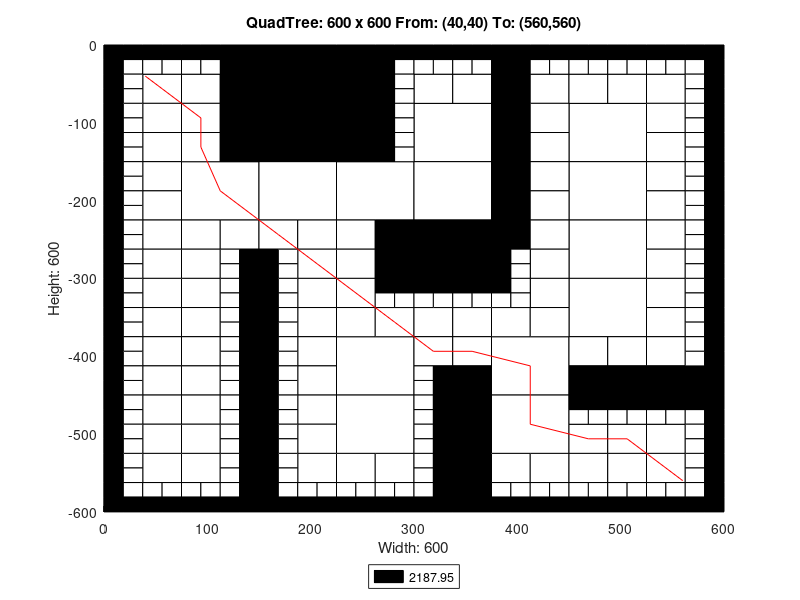

The MATLAB source for this figure:
axis([0 600 -600 0]);
title('QuadTree: 600 x 600 From: (40,40) To: (560,560)');
xlabel('Width: 600');
ylabel('Height: 600');
rectangle('Position',[150 -75 75 75], 'FaceColor',[0 0 0]);
rectangle('Position',[150 -150 75 75], 'FaceColor',[0 0 0]);
rectangle('Position',[75 -225 75 75], 'FaceColor',[1 1 1]);
rectangle('Position',[150 -225 75 75], 'FaceColor',[1 1 1]);
rectangle('Position',[225 -225 75 75], 'FaceColor',[1 1 1]);
rectangle('Position',[300 -150 75 75], 'FaceColor',[1 1 1]);
rectangle('Position',[450 -150 75 75], 'FaceColor',[1 1 1]);
rectangle('Position',[300 -225 75 75], 'FaceColor',[1 1 1]);
rectangle('Position',[300 -300 75 75], 'FaceColor',[0 0 0]);
rectangle('Position',[450 -225 75 75], 'FaceColor',[1 1 1]);
rectangle('Position',[450 -300 75 75], 'FaceColor',[1 1 1]);
rectangle('Position',[225 -450 75 75], 'FaceColor',[1 1 1]);
rectangle('Position',[225 -525 75 75], 'FaceColor',[1 1 1]);
rectangle('Position',[375 -450 75 75], 'FaceColor',[1 1 1]);
rectangle('Position',[450 -375 75 75], 'FaceColor',[1 1 1]);
rectangle('Position',[375 -525 75 75], 'FaceColor',[1 1 1]);
rectangle('Position',[37.5 -75 37.5 37.5], 'FaceColor',[1 1 1]);
rectangle('Position',[112.5 -37.5 37.5 37.5], 'FaceColor',[0 0 0]);
rectangle('Position',[75 -75 37.5 37.5], 'FaceColor',[1 1 1]);
rectangle('Position',[112.5 -75 37.5 37.5], 'FaceColor',[0 0 0]);
rectangle('Position',[37.5 -112.5 37.5 37.5], 'FaceColor',[1 1 1]);
rectangle('Position',[37.5 -150 37.5 37.5], 'FaceColor',[1 1 1]);
rectangle('Position',[75 -112.5 37.5 37.5], 'FaceColor',[1 1 1]);
rectangle('Position',[112.5 -112.5 37.5 37.5], 'FaceColor',[0 0 0]);
rectangle('Position',[75 -150 37.5 37.5], 'FaceColor',[1 1 1]);
rectangle('Position',[112.5 -150 37.5 37.5], 'FaceColor',[0 0 0]);
rectangle('Position',[225 -37.5 37.5 37.5], 'FaceColor',[0 0 0]);
rectangle('Position',[225 -75 37.5 37.5], 'FaceColor',[0 0 0]);
rectangle('Position',[225 -112.5 37.5 37.5], 'FaceColor',[0 0 0]);
rectangle('Position',[225 -150 37.5 37.5], 'FaceColor',[0 0 0]);
rectangle('Position',[37.5 -187.5 37.5 37.5], 'FaceColor',[1 1 1]);
rectangle('Position',[37.5 -225 37.5 37.5], 'FaceColor',[1 1 1]);
rectangle('Position',[37.5 -262.5 37.5 37.5], 'FaceColor',[1 1 1]);
rectangle('Position',[37.5 -300 37.5 37.5], 'FaceColor',[1 1 1]);
rectangle('Position',[75 -262.5 37.5 37.5], 'FaceColor',[1 1 1]);
rectangle('Position',[112.5 -262.5 37.5 37.5], 'FaceColor',[1 1 1]);
rectangle('Position',[75 -300 37.5 37.5], 'FaceColor',[1 1 1]);
rectangle('Position',[150 -262.5 37.5 37.5], 'FaceColor',[1 1 1]);
rectangle('Position',[187.5 -262.5 37.5 37.5], 'FaceColor',[1 1 1]);
rectangle('Position',[187.5 -300 37.5 37.5], 'FaceColor',[1 1 1]);
rectangle('Position',[225 -262.5 37.5 37.5], 'FaceColor',[1 1 1]);
rectangle('Position',[262.5 -262.5 37.5 37.5], 'FaceColor',[0 0 0]);
rectangle('Position',[225 -300 37.5 37.5], 'FaceColor',[1 1 1]);
rectangle('Position',[262.5 -300 37.5 37.5], 'FaceColor',[0 0 0]);
rectangle('Position',[300 -75 37.5 37.5], 'FaceColor',[1 1 1]);
rectangle('Position',[337.5 -75 37.5 37.5], 'FaceColor',[1 1 1]);
rectangle('Position',[375 -37.5 37.5 37.5], 'FaceColor',[0 0 0]);
rectangle('Position',[375 -75 37.5 37.5], 'FaceColor',[0 0 0]);
rectangle('Position',[412.5 -75 37.5 37.5], 'FaceColor',[1 1 1]);
rectangle('Position',[375 -112.5 37.5 37.5], 'FaceColor',[0 0 0]);
rectangle('Position',[412.5 -112.5 37.5 37.5], 'FaceColor',[1 1 1]);
rectangle('Position',[375 -150 37.5 37.5], 'FaceColor',[0 0 0]);
rectangle('Position',[412.5 -150 37.5 37.5], 'FaceColor',[1 1 1]);
rectangle('Position',[450 -75 37.5 37.5], 'FaceColor',[1 1 1]);
rectangle('Position',[487.5 -75 37.5 37.5], 'FaceColor',[1 1 1]);
rectangle('Position',[525 -75 37.5 37.5], 'FaceColor',[1 1 1]);
rectangle('Position',[525 -112.5 37.5 37.5], 'FaceColor',[1 1 1]);
rectangle('Position',[525 -150 37.5 37.5], 'FaceColor',[1 1 1]);
rectangle('Position',[375 -187.5 37.5 37.5], 'FaceColor',[0 0 0]);
rectangle('Position',[412.5 -187.5 37.5 37.5], 'FaceColor',[1 1 1]);
rectangle('Position',[375 -225 37.5 37.5], 'FaceColor',[0 0 0]);
rectangle('Position',[412.5 -225 37.5 37.5], 'FaceColor',[1 1 1]);
rectangle('Position',[375 -262.5 37.5 37.5], 'FaceColor',[0 0 0]);
rectangle('Position',[412.5 -262.5 37.5 37.5], 'FaceColor',[1 1 1]);
rectangle('Position',[412.5 -300 37.5 37.5], 'FaceColor',[1 1 1]);
rectangle('Position',[525 -187.5 37.5 37.5], 'FaceColor',[1 1 1]);
rectangle('Position',[525 -225 37.5 37.5], 'FaceColor',[1 1 1]);
rectangle('Position',[525 -262.5 37.5 37.5], 'FaceColor',[1 1 1]);
rectangle('Position',[525 -300 37.5 37.5], 'FaceColor',[1 1 1]);
rectangle('Position',[37.5 -337.5 37.5 37.5], 'FaceColor',[1 1 1]);
rectangle('Position',[37.5 -375 37.5 37.5], 'FaceColor',[1 1 1]);
rectangle('Position',[75 -337.5 37.5 37.5], 'FaceColor',[1 1 1]);
rectangle('Position',[75 -375 37.5 37.5], 'FaceColor',[1 1 1]);
rectangle('Position',[37.5 -412.5 37.5 37.5], 'FaceColor',[1 1 1]);
rectangle('Position',[37.5 -450 37.5 37.5], 'FaceColor',[1 1 1]);
rectangle('Position',[75 -412.5 37.5 37.5], 'FaceColor',[1 1 1]);
rectangle('Position',[75 -450 37.5 37.5], 'FaceColor',[1 1 1]);
rectangle('Position',[187.5 -337.5 37.5 37.5], 'FaceColor',[1 1 1]);
rectangle('Position',[187.5 -375 37.5 37.5], 'FaceColor',[1 1 1]);
rectangle('Position',[225 -337.5 37.5 37.5], 'FaceColor',[1 1 1]);
rectangle('Position',[225 -375 37.5 37.5], 'FaceColor',[1 1 1]);
rectangle('Position',[262.5 -375 37.5 37.5], 'FaceColor',[1 1 1]);
rectangle('Position',[187.5 -412.5 37.5 37.5], 'FaceColor',[1 1 1]);
rectangle('Position',[187.5 -450 37.5 37.5], 'FaceColor',[1 1 1]);
rectangle('Position',[37.5 -487.5 37.5 37.5], 'FaceColor',[1 1 1]);
rectangle('Position',[37.5 -525 37.5 37.5], 'FaceColor',[1 1 1]);
rectangle('Position',[75 -487.5 37.5 37.5], 'FaceColor',[1 1 1]);
rectangle('Position',[75 -525 37.5 37.5], 'FaceColor',[1 1 1]);
rectangle('Position',[37.5 -562.5 37.5 37.5], 'FaceColor',[1 1 1]);
rectangle('Position',[75 -562.5 37.5 37.5], 'FaceColor',[1 1 1]);
rectangle('Position',[187.5 -487.5 37.5 37.5], 'FaceColor',[1 1 1]);
rectangle('Position',[187.5 -525 37.5 37.5], 'FaceColor',[1 1 1]);
rectangle('Position',[187.5 -562.5 37.5 37.5], 'FaceColor',[1 1 1]);
rectangle('Position',[225 -562.5 37.5 37.5], 'FaceColor',[1 1 1]);
rectangle('Position',[262.5 -562.5 37.5 37.5], 'FaceColor',[1 1 1]);
rectangle('Position',[300 -375 37.5 37.5], 'FaceColor',[1 1 1]);
rectangle('Position',[337.5 -375 37.5 37.5], 'FaceColor',[1 1 1]);
rectangle('Position',[412.5 -337.5 37.5 37.5], 'FaceColor',[1 1 1]);
rectangle('Position',[375 -375 37.5 37.5], 'FaceColor',[1 1 1]);
rectangle('Position',[412.5 -375 37.5 37.5], 'FaceColor',[1 1 1]);
rectangle('Position',[300 -412.5 37.5 37.5], 'FaceColor',[1 1 1]);
rectangle('Position',[337.5 -412.5 37.5 37.5], 'FaceColor',[1 1 1]);
rectangle('Position',[337.5 -450 37.5 37.5], 'FaceColor',[0 0 0]);
rectangle('Position',[525 -337.5 37.5 37.5], 'FaceColor',[1 1 1]);
rectangle('Position',[525 -375 37.5 37.5], 'FaceColor',[1 1 1]);
rectangle('Position',[450 -412.5 37.5 37.5], 'FaceColor',[1 1 1]);
rectangle('Position',[487.5 -412.5 37.5 37.5], 'FaceColor',[1 1 1]);
rectangle('Position',[450 -450 37.5 37.5], 'FaceColor',[0 0 0]);
rectangle('Position',[487.5 -450 37.5 37.5], 'FaceColor',[0 0 0]);
rectangle('Position',[525 -412.5 37.5 37.5], 'FaceColor',[1 1 1]);
rectangle('Position',[525 -450 37.5 37.5], 'FaceColor',[0 0 0]);
rectangle('Position',[562.5 -450 37.5 37.5], 'FaceColor',[0 0 0]);
rectangle('Position',[337.5 -487.5 37.5 37.5], 'FaceColor',[0 0 0]);
rectangle('Position',[337.5 -525 37.5 37.5], 'FaceColor',[0 0 0]);
rectangle('Position',[337.5 -562.5 37.5 37.5], 'FaceColor',[0 0 0]);
rectangle('Position',[337.5 -600 37.5 37.5], 'FaceColor',[0 0 0]);
rectangle('Position',[375 -562.5 37.5 37.5], 'FaceColor',[1 1 1]);
rectangle('Position',[412.5 -562.5 37.5 37.5], 'FaceColor',[1 1 1]);
rectangle('Position',[450 -525 37.5 37.5], 'FaceColor',[1 1 1]);
rectangle('Position',[487.5 -525 37.5 37.5], 'FaceColor',[1 1 1]);
rectangle('Position',[525 -525 37.5 37.5], 'FaceColor',[1 1 1]);
rectangle('Position',[450 -562.5 37.5 37.5], 'FaceColor',[1 1 1]);
rectangle('Position',[487.5 -562.5 37.5 37.5], 'FaceColor',[1 1 1]);
rectangle('Position',[525 -562.5 37.5 37.5], 'FaceColor',[1 1 1]);
rectangle('Position',[0 -18.75 18.75 18.75], 'FaceColor',[0 0 0]);
rectangle('Position',[18.75 -18.75 18.75 18.75], 'FaceColor',[0 0 0]);
rectangle('Position',[0 -37.5 18.75 18.75], 'FaceColor',[0 0 0]);
rectangle('Position',[18.75 -37.5 18.75 18.75], 'FaceColor',[1 1 1]);
rectangle('Position',[37.5 -18.75 18.75 18.75], 'FaceColor',[0 0 0]);
rectangle('Position',[56.25 -18.75 18.75 18.75], 'FaceColor',[0 0 0]);
rectangle('Position',[37.5 -37.5 18.75 18.75], 'FaceColor',[1 1 1]);
rectangle('Position',[56.25 -37.5 18.75 18.75], 'FaceColor',[1 1 1]);
rectangle('Position',[0 -56.25 18.75 18.75], 'FaceColor',[0 0 0]);
rectangle('Position',[18.75 -56.25 18.75 18.75], 'FaceColor',[1 1 1]);
rectangle('Position',[0 -75 18.75 18.75], 'FaceColor',[0 0 0]);
rectangle('Position',[18.75 -75 18.75 18.75], 'FaceColor',[1 1 1]);
rectangle('Position',[75 -18.75 18.75 18.75], 'FaceColor',[0 0 0]);
rectangle('Position',[93.75 -18.75 18.75 18.75], 'FaceColor',[0 0 0]);
rectangle('Position',[75 -37.5 18.75 18.75], 'FaceColor',[1 1 1]);
rectangle('Position',[93.75 -37.5 18.75 18.75], 'FaceColor',[1 1 1]);
rectangle('Position',[0 -93.75 18.75 18.75], 'FaceColor',[0 0 0]);
rectangle('Position',[18.75 -93.75 18.75 18.75], 'FaceColor',[1 1 1]);
rectangle('Position',[0 -112.5 18.75 18.75], 'FaceColor',[0 0 0]);
rectangle('Position',[18.75 -112.5 18.75 18.75], 'FaceColor',[1 1 1]);
rectangle('Position',[0 -131.25 18.75 18.75], 'FaceColor',[0 0 0]);
rectangle('Position',[18.75 -131.25 18.75 18.75], 'FaceColor',[1 1 1]);
rectangle('Position',[0 -150 18.75 18.75], 'FaceColor',[0 0 0]);
rectangle('Position',[18.75 -150 18.75 18.75], 'FaceColor',[1 1 1]);
rectangle('Position',[262.5 -18.75 18.75 18.75], 'FaceColor',[0 0 0]);
rectangle('Position',[281.25 -18.75 18.75 18.75], 'FaceColor',[0 0 0]);
rectangle('Position',[262.5 -37.5 18.75 18.75], 'FaceColor',[0 0 0]);
rectangle('Position',[281.25 -37.5 18.75 18.75], 'FaceColor',[1 1 1]);
rectangle('Position',[262.5 -56.25 18.75 18.75], 'FaceColor',[0 0 0]);
rectangle('Position',[281.25 -56.25 18.75 18.75], 'FaceColor',[1 1 1]);
rectangle('Position',[262.5 -75 18.75 18.75], 'FaceColor',[0 0 0]);
rectangle('Position',[281.25 -75 18.75 18.75], 'FaceColor',[1 1 1]);
rectangle('Position',[262.5 -93.75 18.75 18.75], 'FaceColor',[0 0 0]);
rectangle('Position',[281.25 -93.75 18.75 18.75], 'FaceColor',[1 1 1]);
rectangle('Position',[262.5 -112.5 18.75 18.75], 'FaceColor',[0 0 0]);
rectangle('Position',[281.25 -112.5 18.75 18.75], 'FaceColor',[1 1 1]);
rectangle('Position',[262.5 -131.25 18.75 18.75], 'FaceColor',[0 0 0]);
rectangle('Position',[281.25 -131.25 18.75 18.75], 'FaceColor',[1 1 1]);
rectangle('Position',[262.5 -150 18.75 18.75], 'FaceColor',[0 0 0]);
rectangle('Position',[281.25 -150 18.75 18.75], 'FaceColor',[1 1 1]);
rectangle('Position',[0 -168.75 18.75 18.75], 'FaceColor',[0 0 0]);
rectangle('Position',[18.75 -168.75 18.75 18.75], 'FaceColor',[1 1 1]);
rectangle('Position',[0 -187.5 18.75 18.75], 'FaceColor',[0 0 0]);
rectangle('Position',[18.75 -187.5 18.75 18.75], 'FaceColor',[1 1 1]);
rectangle('Position',[0 -206.25 18.75 18.75], 'FaceColor',[0 0 0]);
rectangle('Position',[18.75 -206.25 18.75 18.75], 'FaceColor',[1 1 1]);
rectangle('Position',[0 -225 18.75 18.75], 'FaceColor',[0 0 0]);
rectangle('Position',[18.75 -225 18.75 18.75], 'FaceColor',[1 1 1]);
rectangle('Position',[0 -243.75 18.75 18.75], 'FaceColor',[0 0 0]);
rectangle('Position',[18.75 -243.75 18.75 18.75], 'FaceColor',[1 1 1]);
rectangle('Position',[0 -262.5 18.75 18.75], 'FaceColor',[0 0 0]);
rectangle('Position',[18.75 -262.5 18.75 18.75], 'FaceColor',[1 1 1]);
rectangle('Position',[0 -281.25 18.75 18.75], 'FaceColor',[0 0 0]);
rectangle('Position',[18.75 -281.25 18.75 18.75], 'FaceColor',[1 1 1]);
rectangle('Position',[0 -300 18.75 18.75], 'FaceColor',[0 0 0]);
rectangle('Position',[18.75 -300 18.75 18.75], 'FaceColor',[1 1 1]);
rectangle('Position',[112.5 -281.25 18.75 18.75], 'FaceColor',[1 1 1]);
rectangle('Position',[131.25 -281.25 18.75 18.75], 'FaceColor',[0 0 0]);
rectangle('Position',[112.5 -300 18.75 18.75], 'FaceColor',[1 1 1]);
rectangle('Position',[131.25 -300 18.75 18.75], 'FaceColor',[0 0 0]);
rectangle('Position',[150 -281.25 18.75 18.75], 'FaceColor',[0 0 0]);
rectangle('Position',[168.75 -281.25 18.75 18.75], 'FaceColor',[1 1 1]);
rectangle('Position',[150 -300 18.75 18.75], 'FaceColor',[0 0 0]);
rectangle('Position',[168.75 -300 18.75 18.75], 'FaceColor',[1 1 1]);
rectangle('Position',[300 -18.75 18.75 18.75], 'FaceColor',[0 0 0]);
rectangle('Position',[318.75 -18.75 18.75 18.75], 'FaceColor',[0 0 0]);
rectangle('Position',[300 -37.5 18.75 18.75], 'FaceColor',[1 1 1]);
rectangle('Position',[318.75 -37.5 18.75 18.75], 'FaceColor',[1 1 1]);
rectangle('Position',[337.5 -18.75 18.75 18.75], 'FaceColor',[0 0 0]);
rectangle('Position',[356.25 -18.75 18.75 18.75], 'FaceColor',[0 0 0]);
rectangle('Position',[337.5 -37.5 18.75 18.75], 'FaceColor',[1 1 1]);
rectangle('Position',[356.25 -37.5 18.75 18.75], 'FaceColor',[1 1 1]);
rectangle('Position',[412.5 -18.75 18.75 18.75], 'FaceColor',[0 0 0]);
rectangle('Position',[431.25 -18.75 18.75 18.75], 'FaceColor',[0 0 0]);
rectangle('Position',[412.5 -37.5 18.75 18.75], 'FaceColor',[1 1 1]);
rectangle('Position',[431.25 -37.5 18.75 18.75], 'FaceColor',[1 1 1]);
rectangle('Position',[450 -18.75 18.75 18.75], 'FaceColor',[0 0 0]);
rectangle('Position',[468.75 -18.75 18.75 18.75], 'FaceColor',[0 0 0]);
rectangle('Position',[450 -37.5 18.75 18.75], 'FaceColor',[1 1 1]);
rectangle('Position',[468.75 -37.5 18.75 18.75], 'FaceColor',[1 1 1]);
rectangle('Position',[487.5 -18.75 18.75 18.75], 'FaceColor',[0 0 0]);
rectangle('Position',[506.25 -18.75 18.75 18.75], 'FaceColor',[0 0 0]);
rectangle('Position',[487.5 -37.5 18.75 18.75], 'FaceColor',[1 1 1]);
rectangle('Position',[506.25 -37.5 18.75 18.75], 'FaceColor',[1 1 1]);
rectangle('Position',[525 -18.75 18.75 18.75], 'FaceColor',[0 0 0]);
rectangle('Position',[543.75 -18.75 18.75 18.75], 'FaceColor',[0 0 0]);
rectangle('Position',[525 -37.5 18.75 18.75], 'FaceColor',[1 1 1]);
rectangle('Position',[543.75 -37.5 18.75 18.75], 'FaceColor',[1 1 1]);
rectangle('Position',[562.5 -18.75 18.75 18.75], 'FaceColor',[0 0 0]);
rectangle('Position',[581.25 -18.75 18.75 18.75], 'FaceColor',[0 0 0]);
rectangle('Position',[562.5 -37.5 18.75 18.75], 'FaceColor',[1 1 1]);
rectangle('Position',[581.25 -37.5 18.75 18.75], 'FaceColor',[0 0 0]);
rectangle('Position',[562.5 -56.25 18.75 18.75], 'FaceColor',[1 1 1]);
rectangle('Position',[581.25 -56.25 18.75 18.75], 'FaceColor',[0 0 0]);
rectangle('Position',[562.5 -75 18.75 18.75], 'FaceColor',[1 1 1]);
rectangle('Position',[581.25 -75 18.75 18.75], 'FaceColor',[0 0 0]);
rectangle('Position',[562.5 -93.75 18.75 18.75], 'FaceColor',[1 1 1]);
rectangle('Position',[581.25 -93.75 18.75 18.75], 'FaceColor',[0 0 0]);
rectangle('Position',[562.5 -112.5 18.75 18.75], 'FaceColor',[1 1 1]);
rectangle('Position',[581.25 -112.5 18.75 18.75], 'FaceColor',[0 0 0]);
rectangle('Position',[562.5 -131.25 18.75 18.75], 'FaceColor',[1 1 1]);
rectangle('Position',[581.25 -131.25 18.75 18.75], 'FaceColor',[0 0 0]);
rectangle('Position',[562.5 -150 18.75 18.75], 'FaceColor',[1 1 1]);
rectangle('Position',[581.25 -150 18.75 18.75], 'FaceColor',[0 0 0]);
rectangle('Position',[375 -281.25 18.75 18.75], 'FaceColor',[0 0 0]);
rectangle('Position',[393.75 -281.25 18.75 18.75], 'FaceColor',[1 1 1]);
rectangle('Position',[375 -300 18.75 18.75], 'FaceColor',[0 0 0]);
rectangle('Position',[393.75 -300 18.75 18.75], 'FaceColor',[1 1 1]);
rectangle('Position',[562.5 -168.75 18.75 18.75], 'FaceColor',[1 1 1]);
rectangle('Position',[581.25 -168.75 18.75 18.75], 'FaceColor',[0 0 0]);
rectangle('Position',[562.5 -187.5 18.75 18.75], 'FaceColor',[1 1 1]);
rectangle('Position',[581.25 -187.5 18.75 18.75], 'FaceColor',[0 0 0]);
rectangle('Position',[562.5 -206.25 18.75 18.75], 'FaceColor',[1 1 1]);
rectangle('Position',[581.25 -206.25 18.75 18.75], 'FaceColor',[0 0 0]);
rectangle('Position',[562.5 -225 18.75 18.75], 'FaceColor',[1 1 1]);
rectangle('Position',[581.25 -225 18.75 18.75], 'FaceColor',[0 0 0]);
rectangle('Position',[562.5 -243.75 18.75 18.75], 'FaceColor',[1 1 1]);
rectangle('Position',[581.25 -243.75 18.75 18.75], 'FaceColor',[0 0 0]);
rectangle('Position',[562.5 -262.5 18.75 18.75], 'FaceColor',[1 1 1]);
rectangle('Position',[581.25 -262.5 18.75 18.75], 'FaceColor',[0 0 0]);
rectangle('Position',[562.5 -281.25 18.75 18.75], 'FaceColor',[1 1 1]);
rectangle('Position',[581.25 -281.25 18.75 18.75], 'FaceColor',[0 0 0]);
rectangle('Position',[562.5 -300 18.75 18.75], 'FaceColor',[1 1 1]);
rectangle('Position',[581.25 -300 18.75 18.75], 'FaceColor',[0 0 0]);
rectangle('Position',[0 -318.75 18.75 18.75], 'FaceColor',[0 0 0]);
rectangle('Position',[18.75 -318.75 18.75 18.75], 'FaceColor',[1 1 1]);
rectangle('Position',[0 -337.5 18.75 18.75], 'FaceColor',[0 0 0]);
rectangle('Position',[18.75 -337.5 18.75 18.75], 'FaceColor',[1 1 1]);
rectangle('Position',[0 -356.25 18.75 18.75], 'FaceColor',[0 0 0]);
rectangle('Position',[18.75 -356.25 18.75 18.75], 'FaceColor',[1 1 1]);
rectangle('Position',[0 -375 18.75 18.75], 'FaceColor',[0 0 0]);
rectangle('Position',[18.75 -375 18.75 18.75], 'FaceColor',[1 1 1]);
rectangle('Position',[112.5 -318.75 18.75 18.75], 'FaceColor',[1 1 1]);
rectangle('Position',[131.25 -318.75 18.75 18.75], 'FaceColor',[0 0 0]);
rectangle('Position',[112.5 -337.5 18.75 18.75], 'FaceColor',[1 1 1]);
rectangle('Position',[131.25 -337.5 18.75 18.75], 'FaceColor',[0 0 0]);
rectangle('Position',[112.5 -356.25 18.75 18.75], 'FaceColor',[1 1 1]);
rectangle('Position',[131.25 -356.25 18.75 18.75], 'FaceColor',[0 0 0]);
rectangle('Position',[112.5 -375 18.75 18.75], 'FaceColor',[1 1 1]);
rectangle('Position',[131.25 -375 18.75 18.75], 'FaceColor',[0 0 0]);
rectangle('Position',[0 -393.75 18.75 18.75], 'FaceColor',[0 0 0]);
rectangle('Position',[18.75 -393.75 18.75 18.75], 'FaceColor',[1 1 1]);
rectangle('Position',[0 -412.5 18.75 18.75], 'FaceColor',[0 0 0]);
rectangle('Position',[18.75 -412.5 18.75 18.75], 'FaceColor',[1 1 1]);
rectangle('Position',[0 -431.25 18.75 18.75], 'FaceColor',[0 0 0]);
rectangle('Position',[18.75 -431.25 18.75 18.75], 'FaceColor',[1 1 1]);
rectangle('Position',[0 -450 18.75 18.75], 'FaceColor',[0 0 0]);
rectangle('Position',[18.75 -450 18.75 18.75], 'FaceColor',[1 1 1]);
rectangle('Position',[112.5 -393.75 18.75 18.75], 'FaceColor',[1 1 1]);
rectangle('Position',[131.25 -393.75 18.75 18.75], 'FaceColor',[0 0 0]);
rectangle('Position',[112.5 -412.5 18.75 18.75], 'FaceColor',[1 1 1]);
rectangle('Position',[131.25 -412.5 18.75 18.75], 'FaceColor',[0 0 0]);
rectangle('Position',[112.5 -431.25 18.75 18.75], 'FaceColor',[1 1 1]);
rectangle('Position',[131.25 -431.25 18.75 18.75], 'FaceColor',[0 0 0]);
rectangle('Position',[112.5 -450 18.75 18.75], 'FaceColor',[1 1 1]);
rectangle('Position',[131.25 -450 18.75 18.75], 'FaceColor',[0 0 0]);
rectangle('Position',[150 -318.75 18.75 18.75], 'FaceColor',[0 0 0]);
rectangle('Position',[168.75 -318.75 18.75 18.75], 'FaceColor',[1 1 1]);
rectangle('Position',[150 -337.5 18.75 18.75], 'FaceColor',[0 0 0]);
rectangle('Position',[168.75 -337.5 18.75 18.75], 'FaceColor',[1 1 1]);
rectangle('Position',[150 -356.25 18.75 18.75], 'FaceColor',[0 0 0]);
rectangle('Position',[168.75 -356.25 18.75 18.75], 'FaceColor',[1 1 1]);
rectangle('Position',[150 -375 18.75 18.75], 'FaceColor',[0 0 0]);
rectangle('Position',[168.75 -375 18.75 18.75], 'FaceColor',[1 1 1]);
rectangle('Position',[262.5 -318.75 18.75 18.75], 'FaceColor',[0 0 0]);
rectangle('Position',[281.25 -318.75 18.75 18.75], 'FaceColor',[0 0 0]);
rectangle('Position',[262.5 -337.5 18.75 18.75], 'FaceColor',[1 1 1]);
rectangle('Position',[281.25 -337.5 18.75 18.75], 'FaceColor',[1 1 1]);
rectangle('Position',[150 -393.75 18.75 18.75], 'FaceColor',[0 0 0]);
rectangle('Position',[168.75 -393.75 18.75 18.75], 'FaceColor',[1 1 1]);
rectangle('Position',[150 -412.5 18.75 18.75], 'FaceColor',[0 0 0]);
rectangle('Position',[168.75 -412.5 18.75 18.75], 'FaceColor',[1 1 1]);
rectangle('Position',[150 -431.25 18.75 18.75], 'FaceColor',[0 0 0]);
rectangle('Position',[168.75 -431.25 18.75 18.75], 'FaceColor',[1 1 1]);
rectangle('Position',[150 -450 18.75 18.75], 'FaceColor',[0 0 0]);
rectangle('Position',[168.75 -450 18.75 18.75], 'FaceColor',[1 1 1]);
rectangle('Position',[0 -468.75 18.75 18.75], 'FaceColor',[0 0 0]);
rectangle('Position',[18.75 -468.75 18.75 18.75], 'FaceColor',[1 1 1]);
rectangle('Position',[0 -487.5 18.75 18.75], 'FaceColor',[0 0 0]);
rectangle('Position',[18.75 -487.5 18.75 18.75], 'FaceColor',[1 1 1]);
rectangle('Position',[0 -506.25 18.75 18.75], 'FaceColor',[0 0 0]);
rectangle('Position',[18.75 -506.25 18.75 18.75], 'FaceColor',[1 1 1]);
rectangle('Position',[0 -525 18.75 18.75], 'FaceColor',[0 0 0]);
rectangle('Position',[18.75 -525 18.75 18.75], 'FaceColor',[1 1 1]);
rectangle('Position',[112.5 -468.75 18.75 18.75], 'FaceColor',[1 1 1]);
rectangle('Position',[131.25 -468.75 18.75 18.75], 'FaceColor',[0 0 0]);
rectangle('Position',[112.5 -487.5 18.75 18.75], 'FaceColor',[1 1 1]);
rectangle('Position',[131.25 -487.5 18.75 18.75], 'FaceColor',[0 0 0]);
rectangle('Position',[112.5 -506.25 18.75 18.75], 'FaceColor',[1 1 1]);
rectangle('Position',[131.25 -506.25 18.75 18.75], 'FaceColor',[0 0 0]);
rectangle('Position',[112.5 -525 18.75 18.75], 'FaceColor',[1 1 1]);
rectangle('Position',[131.25 -525 18.75 18.75], 'FaceColor',[0 0 0]);
rectangle('Position',[0 -543.75 18.75 18.75], 'FaceColor',[0 0 0]);
rectangle('Position',[18.75 -543.75 18.75 18.75], 'FaceColor',[1 1 1]);
rectangle('Position',[0 -562.5 18.75 18.75], 'FaceColor',[0 0 0]);
rectangle('Position',[18.75 -562.5 18.75 18.75], 'FaceColor',[1 1 1]);
rectangle('Position',[0 -581.25 18.75 18.75], 'FaceColor',[0 0 0]);
rectangle('Position',[18.75 -581.25 18.75 18.75], 'FaceColor',[1 1 1]);
rectangle('Position',[0 -600 18.75 18.75], 'FaceColor',[0 0 0]);
rectangle('Position',[18.75 -600 18.75 18.75], 'FaceColor',[0 0 0]);
rectangle('Position',[37.5 -581.25 18.75 18.75], 'FaceColor',[1 1 1]);
rectangle('Position',[56.25 -581.25 18.75 18.75], 'FaceColor',[1 1 1]);
rectangle('Position',[37.5 -600 18.75 18.75], 'FaceColor',[0 0 0]);
rectangle('Position',[56.25 -600 18.75 18.75], 'FaceColor',[0 0 0]);
rectangle('Position',[112.5 -543.75 18.75 18.75], 'FaceColor',[1 1 1]);
rectangle('Position',[131.25 -543.75 18.75 18.75], 'FaceColor',[0 0 0]);
rectangle('Position',[112.5 -562.5 18.75 18.75], 'FaceColor',[1 1 1]);
rectangle('Position',[131.25 -562.5 18.75 18.75], 'FaceColor',[0 0 0]);
rectangle('Position',[75 -581.25 18.75 18.75], 'FaceColor',[1 1 1]);
rectangle('Position',[93.75 -581.25 18.75 18.75], 'FaceColor',[1 1 1]);
rectangle('Position',[75 -600 18.75 18.75], 'FaceColor',[0 0 0]);
rectangle('Position',[93.75 -600 18.75 18.75], 'FaceColor',[0 0 0]);
rectangle('Position',[112.5 -581.25 18.75 18.75], 'FaceColor',[1 1 1]);
rectangle('Position',[131.25 -581.25 18.75 18.75], 'FaceColor',[0 0 0]);
rectangle('Position',[112.5 -600 18.75 18.75], 'FaceColor',[0 0 0]);
rectangle('Position',[131.25 -600 18.75 18.75], 'FaceColor',[0 0 0]);
rectangle('Position',[150 -468.75 18.75 18.75], 'FaceColor',[0 0 0]);
rectangle('Position',[168.75 -468.75 18.75 18.75], 'FaceColor',[1 1 1]);
rectangle('Position',[150 -487.5 18.75 18.75], 'FaceColor',[0 0 0]);
rectangle('Position',[168.75 -487.5 18.75 18.75], 'FaceColor',[1 1 1]);
rectangle('Position',[150 -506.25 18.75 18.75], 'FaceColor',[0 0 0]);
rectangle('Position',[168.75 -506.25 18.75 18.75], 'FaceColor',[1 1 1]);
rectangle('Position',[150 -525 18.75 18.75], 'FaceColor',[0 0 0]);
rectangle('Position',[168.75 -525 18.75 18.75], 'FaceColor',[1 1 1]);
rectangle('Position',[150 -543.75 18.75 18.75], 'FaceColor',[0 0 0]);
rectangle('Position',[168.75 -543.75 18.75 18.75], 'FaceColor',[1 1 1]);
rectangle('Position',[150 -562.5 18.75 18.75], 'FaceColor',[0 0 0]);
rectangle('Position',[168.75 -562.5 18.75 18.75], 'FaceColor',[1 1 1]);
rectangle('Position',[150 -581.25 18.75 18.75], 'FaceColor',[0 0 0]);
rectangle('Position',[168.75 -581.25 18.75 18.75], 'FaceColor',[1 1 1]);
rectangle('Position',[150 -600 18.75 18.75], 'FaceColor',[0 0 0]);
rectangle('Position',[168.75 -600 18.75 18.75], 'FaceColor',[0 0 0]);
rectangle('Position',[187.5 -581.25 18.75 18.75], 'FaceColor',[1 1 1]);
rectangle('Position',[206.25 -581.25 18.75 18.75], 'FaceColor',[1 1 1]);
rectangle('Position',[187.5 -600 18.75 18.75], 'FaceColor',[0 0 0]);
rectangle('Position',[206.25 -600 18.75 18.75], 'FaceColor',[0 0 0]);
rectangle('Position',[225 -581.25 18.75 18.75], 'FaceColor',[1 1 1]);
rectangle('Position',[243.75 -581.25 18.75 18.75], 'FaceColor',[1 1 1]);
rectangle('Position',[225 -600 18.75 18.75], 'FaceColor',[0 0 0]);
rectangle('Position',[243.75 -600 18.75 18.75], 'FaceColor',[0 0 0]);
rectangle('Position',[262.5 -581.25 18.75 18.75], 'FaceColor',[1 1 1]);
rectangle('Position',[281.25 -581.25 18.75 18.75], 'FaceColor',[1 1 1]);
rectangle('Position',[262.5 -600 18.75 18.75], 'FaceColor',[0 0 0]);
rectangle('Position',[281.25 -600 18.75 18.75], 'FaceColor',[0 0 0]);
rectangle('Position',[300 -318.75 18.75 18.75], 'FaceColor',[0 0 0]);
rectangle('Position',[318.75 -318.75 18.75 18.75], 'FaceColor',[0 0 0]);
rectangle('Position',[300 -337.5 18.75 18.75], 'FaceColor',[1 1 1]);
rectangle('Position',[318.75 -337.5 18.75 18.75], 'FaceColor',[1 1 1]);
rectangle('Position',[337.5 -318.75 18.75 18.75], 'FaceColor',[0 0 0]);
rectangle('Position',[356.25 -318.75 18.75 18.75], 'FaceColor',[0 0 0]);
rectangle('Position',[337.5 -337.5 18.75 18.75], 'FaceColor',[1 1 1]);
rectangle('Position',[356.25 -337.5 18.75 18.75], 'FaceColor',[1 1 1]);
rectangle('Position',[375 -318.75 18.75 18.75], 'FaceColor',[0 0 0]);
rectangle('Position',[393.75 -318.75 18.75 18.75], 'FaceColor',[1 1 1]);
rectangle('Position',[375 -337.5 18.75 18.75], 'FaceColor',[1 1 1]);
rectangle('Position',[393.75 -337.5 18.75 18.75], 'FaceColor',[1 1 1]);
rectangle('Position',[300 -431.25 18.75 18.75], 'FaceColor',[1 1 1]);
rectangle('Position',[318.75 -431.25 18.75 18.75], 'FaceColor',[0 0 0]);
rectangle('Position',[300 -450 18.75 18.75], 'FaceColor',[1 1 1]);
rectangle('Position',[318.75 -450 18.75 18.75], 'FaceColor',[0 0 0]);
rectangle('Position',[562.5 -318.75 18.75 18.75], 'FaceColor',[1 1 1]);
rectangle('Position',[581.25 -318.75 18.75 18.75], 'FaceColor',[0 0 0]);
rectangle('Position',[562.5 -337.5 18.75 18.75], 'FaceColor',[1 1 1]);
rectangle('Position',[581.25 -337.5 18.75 18.75], 'FaceColor',[0 0 0]);
rectangle('Position',[562.5 -356.25 18.75 18.75], 'FaceColor',[1 1 1]);
rectangle('Position',[581.25 -356.25 18.75 18.75], 'FaceColor',[0 0 0]);
rectangle('Position',[562.5 -375 18.75 18.75], 'FaceColor',[1 1 1]);
rectangle('Position',[581.25 -375 18.75 18.75], 'FaceColor',[0 0 0]);
rectangle('Position',[562.5 -393.75 18.75 18.75], 'FaceColor',[1 1 1]);
rectangle('Position',[581.25 -393.75 18.75 18.75], 'FaceColor',[0 0 0]);
rectangle('Position',[562.5 -412.5 18.75 18.75], 'FaceColor',[1 1 1]);
rectangle('Position',[581.25 -412.5 18.75 18.75], 'FaceColor',[0 0 0]);
rectangle('Position',[300 -468.75 18.75 18.75], 'FaceColor',[1 1 1]);
rectangle('Position',[318.75 -468.75 18.75 18.75], 'FaceColor',[0 0 0]);
rectangle('Position',[300 -487.5 18.75 18.75], 'FaceColor',[1 1 1]);
rectangle('Position',[318.75 -487.5 18.75 18.75], 'FaceColor',[0 0 0]);
rectangle('Position',[300 -506.25 18.75 18.75], 'FaceColor',[1 1 1]);
rectangle('Position',[318.75 -506.25 18.75 18.75], 'FaceColor',[0 0 0]);
rectangle('Position',[300 -525 18.75 18.75], 'FaceColor',[1 1 1]);
rectangle('Position',[318.75 -525 18.75 18.75], 'FaceColor',[0 0 0]);
rectangle('Position',[300 -543.75 18.75 18.75], 'FaceColor',[1 1 1]);
rectangle('Position',[318.75 -543.75 18.75 18.75], 'FaceColor',[0 0 0]);
rectangle('Position',[300 -562.5 18.75 18.75], 'FaceColor',[1 1 1]);
rectangle('Position',[318.75 -562.5 18.75 18.75], 'FaceColor',[0 0 0]);
rectangle('Position',[300 -581.25 18.75 18.75], 'FaceColor',[1 1 1]);
rectangle('Position',[318.75 -581.25 18.75 18.75], 'FaceColor',[0 0 0]);
rectangle('Position',[300 -600 18.75 18.75], 'FaceColor',[0 0 0]);
rectangle('Position',[318.75 -600 18.75 18.75], 'FaceColor',[0 0 0]);
rectangle('Position',[375 -581.25 18.75 18.75], 'FaceColor',[1 1 1]);
rectangle('Position',[393.75 -581.25 18.75 18.75], 'FaceColor',[1 1 1]);
rectangle('Position',[375 -600 18.75 18.75], 'FaceColor',[0 0 0]);
rectangle('Position',[393.75 -600 18.75 18.75], 'FaceColor',[0 0 0]);
rectangle('Position',[412.5 -581.25 18.75 18.75], 'FaceColor',[1 1 1]);
rectangle('Position',[431.25 -581.25 18.75 18.75], 'FaceColor',[1 1 1]);
rectangle('Position',[412.5 -600 18.75 18.75], 'FaceColor',[0 0 0]);
rectangle('Position',[431.25 -600 18.75 18.75], 'FaceColor',[0 0 0]);
rectangle('Position',[450 -468.75 18.75 18.75], 'FaceColor',[0 0 0]);
rectangle('Position',[468.75 -468.75 18.75 18.75], 'FaceColor',[0 0 0]);
rectangle('Position',[450 -487.5 18.75 18.75], 'FaceColor',[1 1 1]);
rectangle('Position',[468.75 -487.5 18.75 18.75], 'FaceColor',[1 1 1]);
rectangle('Position',[487.5 -468.75 18.75 18.75], 'FaceColor',[0 0 0]);
rectangle('Position',[506.25 -468.75 18.75 18.75], 'FaceColor',[0 0 0]);
rectangle('Position',[487.5 -487.5 18.75 18.75], 'FaceColor',[1 1 1]);
rectangle('Position',[506.25 -487.5 18.75 18.75], 'FaceColor',[1 1 1]);
rectangle('Position',[525 -468.75 18.75 18.75], 'FaceColor',[0 0 0]);
rectangle('Position',[543.75 -468.75 18.75 18.75], 'FaceColor',[0 0 0]);
rectangle('Position',[525 -487.5 18.75 18.75], 'FaceColor',[1 1 1]);
rectangle('Position',[543.75 -487.5 18.75 18.75], 'FaceColor',[1 1 1]);
rectangle('Position',[562.5 -468.75 18.75 18.75], 'FaceColor',[0 0 0]);
rectangle('Position',[581.25 -468.75 18.75 18.75], 'FaceColor',[0 0 0]);
rectangle('Position',[562.5 -487.5 18.75 18.75], 'FaceColor',[1 1 1]);
rectangle('Position',[581.25 -487.5 18.75 18.75], 'FaceColor',[0 0 0]);
rectangle('Position',[562.5 -506.25 18.75 18.75], 'FaceColor',[1 1 1]);
rectangle('Position',[581.25 -506.25 18.75 18.75], 'FaceColor',[0 0 0]);
rectangle('Position',[562.5 -525 18.75 18.75], 'FaceColor',[1 1 1]);
rectangle('Position',[581.25 -525 18.75 18.75], 'FaceColor',[0 0 0]);
rectangle('Position',[450 -581.25 18.75 18.75], 'FaceColor',[1 1 1]);
rectangle('Position',[468.75 -581.25 18.75 18.75], 'FaceColor',[1 1 1]);
rectangle('Position',[450 -600 18.75 18.75], 'FaceColor',[0 0 0]);
rectangle('Position',[468.75 -600 18.75 18.75], 'FaceColor',[0 0 0]);
rectangle('Position',[487.5 -581.25 18.75 18.75], 'FaceColor',[1 1 1]);
rectangle('Position',[506.25 -581.25 18.75 18.75], 'FaceColor',[1 1 1]);
rectangle('Position',[487.5 -600 18.75 18.75], 'FaceColor',[0 0 0]);
rectangle('Position',[506.25 -600 18.75 18.75], 'FaceColor',[0 0 0]);
rectangle('Position',[562.5 -543.75 18.75 18.75], 'FaceColor',[1 1 1]);
rectangle('Position',[581.25 -543.75 18.75 18.75], 'FaceColor',[0 0 0]);
rectangle('Position',[562.5 -562.5 18.75 18.75], 'FaceColor',[1 1 1]);
rectangle('Position',[581.25 -562.5 18.75 18.75], 'FaceColor',[0 0 0]);
rectangle('Position',[525 -581.25 18.75 18.75], 'FaceColor',[1 1 1]);
rectangle('Position',[543.75 -581.25 18.75 18.75], 'FaceColor',[1 1 1]);
rectangle('Position',[525 -600 18.75 18.75], 'FaceColor',[0 0 0]);
rectangle('Position',[543.75 -600 18.75 18.75], 'FaceColor',[0 0 0]);
rectangle('Position',[562.5 -581.25 18.75 18.75], 'FaceColor',[1 1 1]);
rectangle('Position',[581.25 -581.25 18.75 18.75], 'FaceColor',[0 0 0]);
rectangle('Position',[562.5 -600 18.75 18.75], 'FaceColor',[0 0 0]);
rectangle('Position',[581.25 -600 18.75 18.75], 'FaceColor',[0 0 0]);
X=[560,543.75,506.25,468.75,412.5,412.5,356.25,318.75,281.25,243.75,206.25,168.75,112.5,93.75,93.75,56.25,40];
Y=[-560,-543.75,-506.25,-506.25,-487.5,-412.5,-393.75,-393.75,-356.25,-318.75,-281.25,-243.75,-187.5,-131.25,-93.75,-56.25,-40];
hold on;
plot(X,Y,'r');
legend('2187.95','Location','southoutside');
